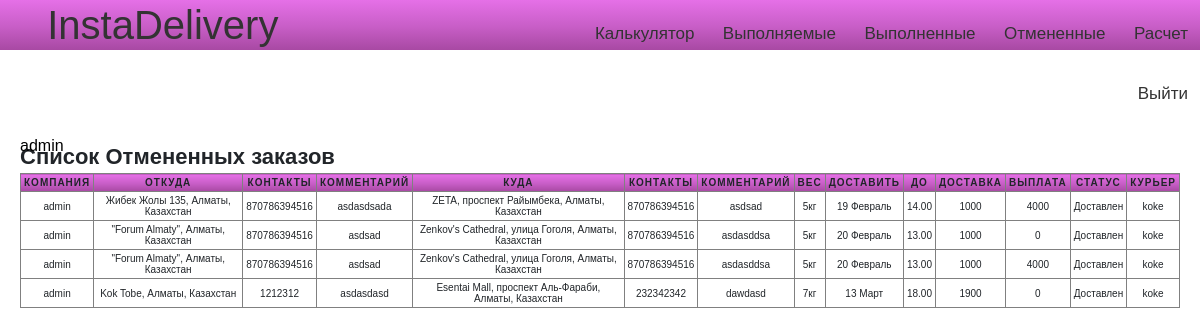
/users/private/raschet/ (signed in), run on an earlier commit of the app's database.
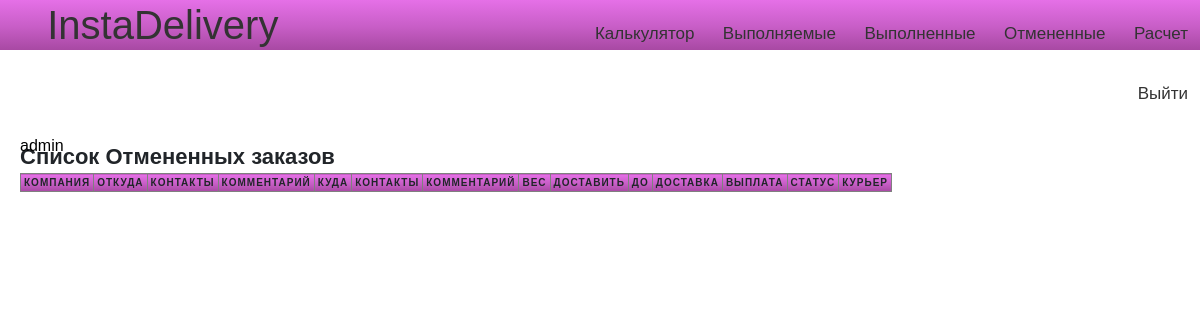
And on a later commit of the database.
### Lallog/models.py (models this page shows)
class TestOrder(models.Model):
	client=models.ForeignKey(settings.AUTH_USER_MODEL,on_delete=models.CASCADE)
	marshrut=models.CharField(max_length=200)
	ves=models.DecimalField(decimal_places=0,max_digits=1000,default=10)
	from_address=models.CharField(max_length=200)
	from_phone=models.CharField(max_length=200)
	from_comment=models.CharField(max_length=200)
	to=models.CharField(max_length=200)
	to_phone=models.CharField(max_length=200)
	to_date=models.CharField(max_length=200,default="")
	to_date_until=models.CharField(max_length=200)
	to_comment=models.CharField(max_length=200)
	distance=models.DecimalField(decimal_places=0,max_digits=1000,default=10)
	itog=models.DecimalField(decimal_places=0,max_digits=1000,default=10)
	curier = models.ForeignKey(Curier,on_delete=models.CASCADE,default=None,related_name="choiced_curier",blank=True,null=True)
	nal=models.DecimalField(decimal_places=0,max_digits=1000,default=0)
	raschet=models.DecimalField(decimal_places=0,max_digits=1000,default=0)
	status = models.CharField(max_length=200,default="Ожидание")
	curier_money = models.DecimalField(decimal_places=0,max_digits=1000,default=0)
	success = models.BooleanField(default=True)
	created_date = models.DateTimeField(default=timezone.now)
	__original_curier = None
	def __init__(self,*args,**kwargs):
		print("Object was created")
		super(TestOrder,self).__init__(*args,**kwargs)
		self.__origin_curier = self.curier

### curier/models.py (models this page shows)
class Curier(models.Model):
	user = models.OneToOneField(settings.AUTH_USER_MODEL, on_delete=models.CASCADE,related_name="mycurier")
	first_name = models.CharField(max_length=255,default="")
	last_name = models.CharField(max_length=255, default="")
	photo =models.ImageField(upload_to='curiers/%y/%m/%d', blank=True)
	experience=models.IntegerField(blank=True, null=True)
	phone = models.IntegerField(null=False, blank=False)
	is_available=models.BooleanField(default=False)
	balance = models.DecimalField(decimal_places=0,max_digits=1000,default=0)

### users/views.py (the view)
# urls.py: path("private/raschet/",views.private_raschet,name="private_raschet"),
def private_raschet(request):
	orders_canceled = TestOrder.objects.filter(client=request.user, status="Доставлен", success=False)
	ctx={
		"orders":orders_canceled
	}
	return render(request,"users/raschet.html",context=ctx)

### users/templates/users/raschet.html (shortened to what this page needs)
{%extends 'users/base.html'%}
{%load static%}
{%block content%}
<div class="lichka">
<div class="lichka_prav">
        <caption>Список Отмененных заказов</caption>
        <table  border="1" id="table_private">
            <tr >
                <th>Компания</th>
                <th>Откуда</th>
                <th>Контакты</th>
                <th>Комментарий</th>
                <th>Куда</th>
                <th>Контакты</th>
                <th>Комментарий</th>
                <th>Вес</th>
                <th>Доставить</th>
                <th>До</th>
                <th>Доставка</th>
                <th>Выплата</th>
                <th>Статус</th>
                <th>Курьер</th>
            </tr>
            {%for i in orders%}
            <tr>
                <td data-label="Компания">{{i.client}}</td>
                <td data-label="Откуда">{{i.from_address}}</td>
                <td data-label="Контакты">{{i.from_phone}}</td>
                 <td data-label="Комментарий">{{i.from_comment}}</td>
                <td data-label="Куда">{{i.to}}</td>
                <td data-label="Контакты">{{i.to_phone}}</td>
                <td data-label="Комментарий">{{i.to_comment}}</td>
                <td data-label="Вес">{{i.ves}}кг</td>
                <td data-label="Доставить">{{i.to_date}}</td>
                <td data-label="Ограничения">{{i.to_date_until}}</td>
                <td data-label="Доставка">{{i.itog}}</td>
                <td data-label="К выплате">{{i.raschet}}</td>
                <td data-label="Статус">{{i.status}}</td>
                <td data-label="Курьер">{{i.curier.user}}</td>
            </tr>
            {%endfor%}
        </table>
    </div>
</div>
{%endblock content%}

What changed in the data, as far as the page shows it:
removed TestOrder: client "admin", from_address "Жибек Жолы 135, Алматы, Казахстан", from_phone "870786394516", from_comment "asdasdsada", to "ZETA, проспект Райымбека, Алматы, Казахстан", to_phone "870786394516", to_comment "asdsad", ves "5", to_date "19 Февраль", to_date_until "14.00", itog "1000", raschet "4000", status "Доставлен", curier.user "koke"
removed TestOrder: client "admin", from_address "\"Forum Almaty\", Алматы, Казахстан", from_phone "870786394516", from_comment "asdsad", to "Zenkov's Cathedral, улица Гоголя, Алматы, Казахстан", to_phone "870786394516", to_comment "asdasddsa", ves "5", to_date "20 Февраль", to_date_until "13.00", itog "1000", raschet "0", status "Доставлен", curier.user "koke"
removed TestOrder: client "admin", from_address "\"Forum Almaty\", Алматы, Казахстан", from_phone "870786394516", from_comment "asdsad", to "Zenkov's Cathedral, улица Гоголя, Алматы, Казахстан", to_phone "870786394516", to_comment "asdasddsa", ves "5", to_date "20 Февраль", to_date_until "13.00", itog "1000", raschet "4000", status "Доставлен", curier.user "koke"
removed TestOrder: client "admin", from_address "Kok Tobe, Алматы, Казахстан", from_phone "1212312", from_comment "asdasdasd", to "Esentai Mall, проспект Aль-Фараби, Алматы, Казахстан", to_phone "232342342", to_comment "dawdasd", ves "7", to_date "13 Март", to_date_until "18.00", itog "1900", raschet "0", status "Доставлен", curier.user "koke"
